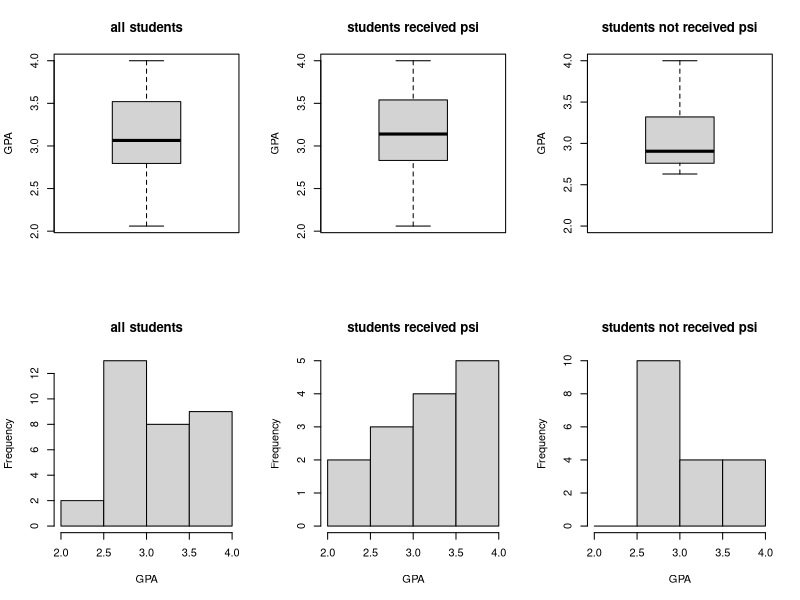
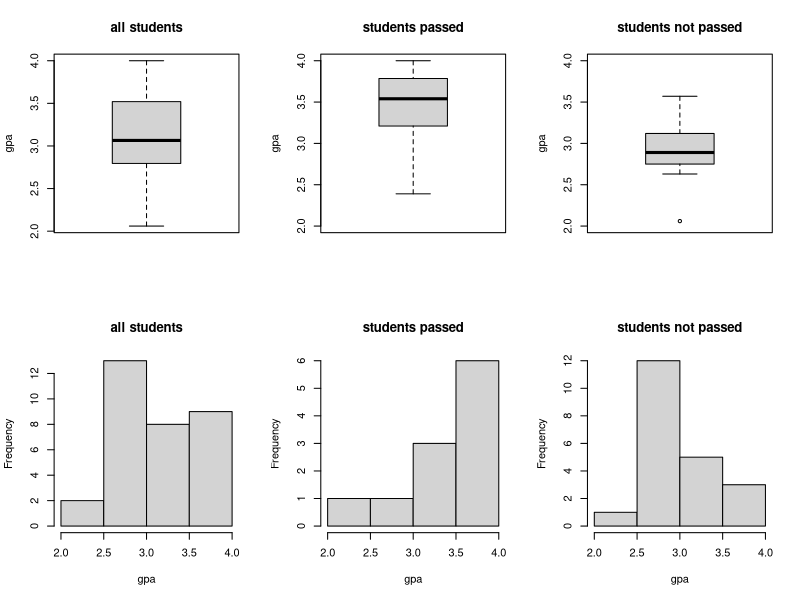
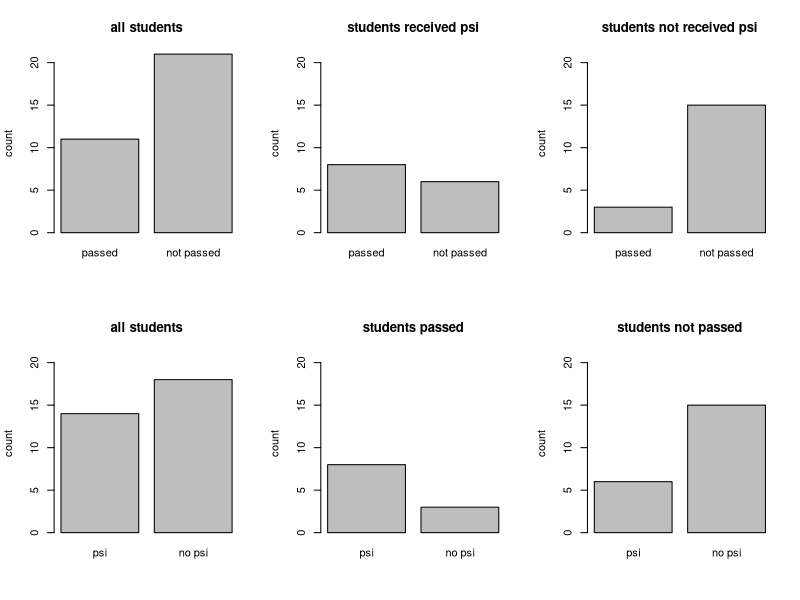
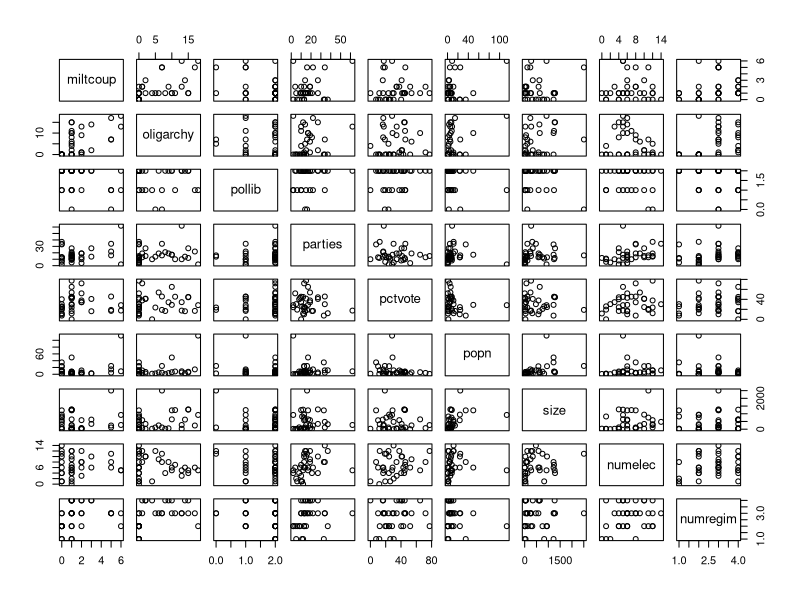
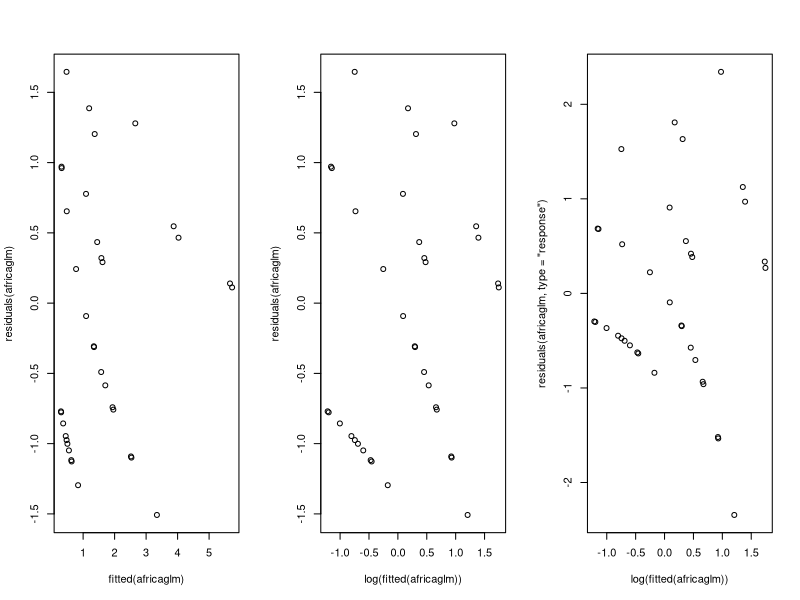
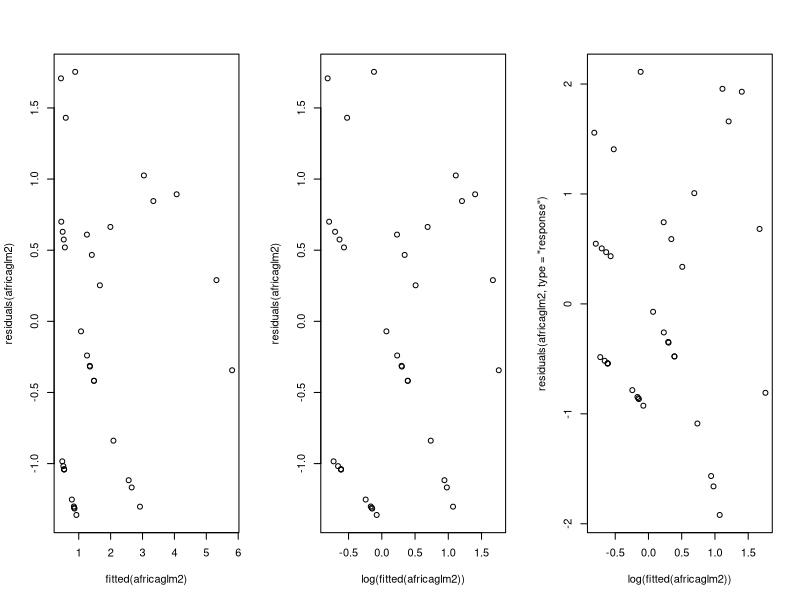

The R script that drew these images, in order:
## ---- chunk 1
knitr::opts_chunk$set(echo = FALSE)
knitr::opts_chunk$set(fig.width=8, fig.height=4) 
## ---- chunk 2
#psi vs gpa
data = read.table("psi.txt", header = TRUE);
data_psi = subset(data, psi == 1)
data_no_psi = subset(data, psi == 0)
par(mfrow=c(2,3))
boxplot(data$gpa,ylab="GPA",main="all students")
boxplot(data_psi$gpa,ylab="GPA",main="students received psi")
boxplot(data_no_psi$gpa,ylab="GPA",main="students not received psi",ylim=c(2.0,4.0))
hist(data$gpa,xlab="GPA",main="all students")
hist(data_psi$gpa,xlab="GPA",main="students received psi")
hist(data_no_psi$gpa,xlab="GPA",main="students not received psi", breaks = c(2.0,2.5,3.0,3.5,4.0))
## ---- chunk 3
# passed vs gpa
par(mfrow=c(2,3))
data_passed = subset(data, passed == 1)
data_not_passed = subset(data, passed == 0)
boxplot(data$gpa,ylab="gpa",main="all students")
boxplot(data_passed$gpa,ylab="gpa",main="students passed",ylim=c(2.0,4.0))
boxplot(data_not_passed$gpa,ylab="gpa",main="students not passed",ylim=c(2.0,4.0))
hist(data$gpa,xlab="gpa",main="all students")
hist(data_passed$gpa,xlab="gpa",main="students passed")
hist(data_not_passed$gpa,xlab="gpa",main="students not passed", breaks = c(2.0,2.5,3.0,3.5,4.0))
## ---- chunk 4
# passed vs psi
par(mfrow=c(2,3))
barplot(c(nrow(data_passed),nrow(data_not_passed)),ylim=c(0,21),main="all students",ylab="count",names.arg=c("passed","not passed"))
barplot(c( nrow(subset(data_psi, passed == 1)),nrow(subset(data_psi,passed == 0))),ylim=c(0,21),main="students received psi",ylab="count",names.arg=c("passed","not passed"))
barplot(c( nrow(subset(data_no_psi, passed == 1)),nrow(subset(data_no_psi,passed == 0))),ylim=c(0,21),main="students not received psi",ylab="count",names.arg=c("passed","not passed"))
barplot(c(nrow(data_psi),nrow(data_no_psi)),ylim=c(0,21),main="all students",ylab="count",names.arg=c("psi","no psi"))
barplot(c( nrow(subset(data_passed, psi == 1)),nrow(subset(data_passed,psi == 0))),ylim=c(0,21),main="students passed",ylab="count",names.arg=c("psi","no psi"))
barplot(c( nrow(subset(data_not_passed, psi == 1)),nrow(subset(data_not_passed,psi == 0))),ylim=c(0,21),main="students not passed",ylab="count",names.arg=c("psi","no psi"))
## ---- chunk 5
data$passed = factor(data$passed)
data$psi = factor(data$psi)
model <- glm(passed~gpa+psi,data=data,family=binomial)
drop1(model,test="Chisq")
summary(model)
## ---- chunk 6
x=matrix(c(3,15,8,6),2,2)
fisher.test(x)
## ---- chunk 7
africa = read.table("africa.txt", header = TRUE)
plot(africa)
africa$pollib = factor(africa$pollib)
africaglm=glm(miltcoup~oligarchy+pollib+parties+pctvote+popn+size+numelec+numregim, family=poisson,data=africa)
summary(africaglm)
## ---- chunk 8
par(mfrow=c(1,3))
plot(fitted(africaglm),residuals(africaglm))
plot(log(fitted(africaglm)),residuals(africaglm))
plot(log(fitted(africaglm)),residuals(africaglm, type="response"))
## ---- chunk 9
summary(glm(miltcoup~oligarchy+pollib+parties+pctvote+popn+size+numelec+numregim, family=poisson,data=africa))
summary(glm(miltcoup~oligarchy+pollib+parties+pctvote+popn+size+numregim, family=poisson,data=africa))
summary(glm(miltcoup~oligarchy+pollib+parties+pctvote+popn+size, family=poisson,data=africa))
summary(glm(miltcoup~oligarchy+pollib+parties+pctvote+popn, family=poisson,data=africa))
summary(glm(miltcoup~oligarchy+pollib+parties+pctvote, family=poisson,data=africa))
summary(glm(miltcoup~oligarchy+pollib+parties, family=poisson,data=africa))
africaglm2=glm(miltcoup~oligarchy+pollib+parties, family=poisson,data=africa)
with(summary(africaglm2), 1 - deviance/null.deviance)
summary(africaglm2)
par(mfrow=c(1,3))
plot(fitted(africaglm2),residuals(africaglm2))
plot(log(fitted(africaglm2)),residuals(africaglm2))
plot(log(fitted(africaglm2)),residuals(africaglm2, type="response"))
